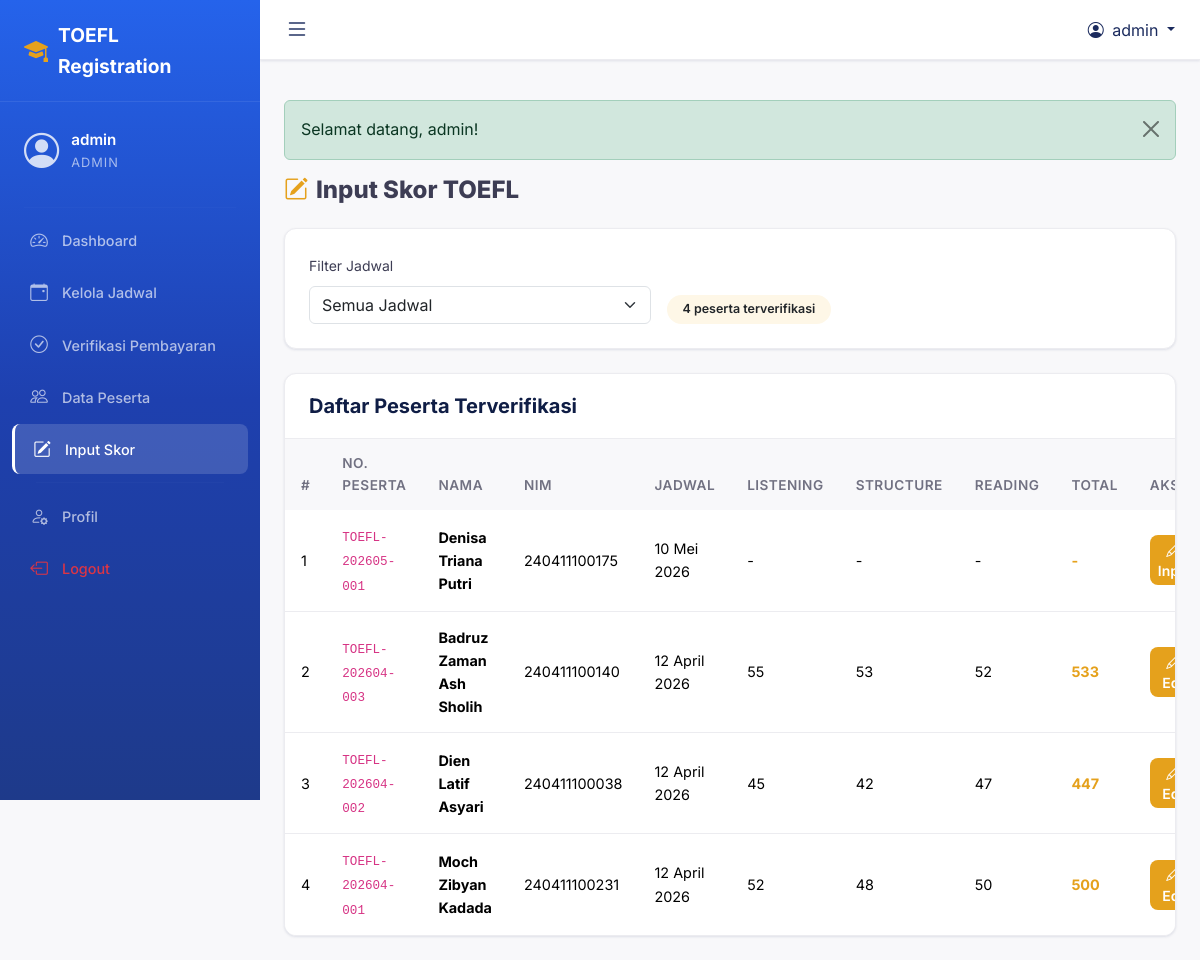
Screenshot of /backend/admin/input-skor.php (signed in) with the database file from the repository.
### tables this page shows
CREATE TABLE pendaftaran (
    id INT AUTO_INCREMENT PRIMARY KEY,
    user_id INT NOT NULL,
    jadwal_id INT NOT NULL,
    nomor_peserta VARCHAR(50) DEFAULT NULL UNIQUE,
    status ENUM('pending', 'verified', 'rejected', 'completed') NOT NULL DEFAULT 'pending',
    catatan_admin TEXT DEFAULT NULL,
    created_at TIMESTAMP DEFAULT CURRENT_TIMESTAMP,
    updated_at TIMESTAMP DEFAULT CURRENT_TIMESTAMP ON UPDATE CURRENT_TIMESTAMP,
    FOREIGN KEY (user_id) REFERENCES users(id) ON DELETE CASCADE,
    FOREIGN KEY (jadwal_id) REFERENCES jadwal_tes(id) ON DELETE CASCADE
);

CREATE TABLE users (
    id INT AUTO_INCREMENT PRIMARY KEY,
    username VARCHAR(50) NOT NULL,
    email VARCHAR(100) NOT NULL UNIQUE,
    password VARCHAR(255) NOT NULL,
    nama_lengkap VARCHAR(100) DEFAULT NULL,
    nim VARCHAR(20) DEFAULT NULL UNIQUE,
    prodi VARCHAR(100) DEFAULT NULL,
    no_hp VARCHAR(20) DEFAULT NULL,
    role ENUM('mahasiswa', 'admin') NOT NULL DEFAULT 'mahasiswa',
    reset_token VARCHAR(255) DEFAULT NULL,
    reset_token_expiry DATETIME DEFAULT NULL,
    created_at TIMESTAMP DEFAULT CURRENT_TIMESTAMP,
    updated_at TIMESTAMP DEFAULT CURRENT_TIMESTAMP ON UPDATE CURRENT_TIMESTAMP
);

CREATE TABLE jadwal_tes (
    id INT AUTO_INCREMENT PRIMARY KEY,
    tanggal DATE NOT NULL,
    waktu_mulai TIME NOT NULL,
    waktu_selesai TIME NOT NULL,
    lokasi VARCHAR(200) NOT NULL,
    kuota INT NOT NULL DEFAULT 30,
    biaya DECIMAL(10,2) NOT NULL DEFAULT 0.00,
    deskripsi TEXT DEFAULT NULL,
    status ENUM('aktif', 'nonaktif', 'selesai') NOT NULL DEFAULT 'aktif',
    created_at TIMESTAMP DEFAULT CURRENT_TIMESTAMP,
    updated_at TIMESTAMP DEFAULT CURRENT_TIMESTAMP ON UPDATE CURRENT_TIMESTAMP
);

CREATE TABLE hasil_tes (
    id INT AUTO_INCREMENT PRIMARY KEY,
    pendaftaran_id INT NOT NULL,
    skor_listening INT DEFAULT 0,
    skor_structure INT DEFAULT 0,
    skor_reading INT DEFAULT 0,
    total_skor INT DEFAULT 0,
    tgl_input TIMESTAMP DEFAULT CURRENT_TIMESTAMP,
    FOREIGN KEY (pendaftaran_id) REFERENCES pendaftaran(id) ON DELETE CASCADE
);

### backend/includes/functions.php (called while the page is built, shortened)
<?php
function e($string) {
    return htmlspecialchars($string ?? '', ENT_QUOTES, 'UTF-8');
}
function formatTanggal($date) {
    $bulan = [
        1 => 'Januari', 2 => 'Februari', 3 => 'Maret', 4 => 'April',
        5 => 'Mei', 6 => 'Juni', 7 => 'Juli', 8 => 'Agustus',
        9 => 'September', 10 => 'Oktober', 11 => 'November', 12 => 'Desember'
    ];
    $timestamp = strtotime($date);
    $d = date('j', $timestamp);
    $m = (int)date('n', $timestamp);
    $y = date('Y', $timestamp);
    return "$d {$bulan[$m]} $y";
}

### backend/admin/input-skor.php (the view, shortened to what this page needs)
<?php
require_once __DIR__ . '/../includes/functions.php';
$db = getDB();
$sql = "
    SELECT p.*, u.nama_lengkap, u.nim, u.username, j.tanggal, j.lokasi,
           h.total_skor, h.skor_listening, h.skor_structure, h.skor_reading
    FROM pendaftaran p
    JOIN users u ON p.user_id = u.id
    JOIN jadwal_tes j ON p.jadwal_id = j.id
    LEFT JOIN hasil_tes h ON p.id = h.pendaftaran_id
    WHERE p.status IN ('verified', 'completed')
";
$params = [];
$sql .= " ORDER BY j.tanggal DESC, u.nama_lengkap ASC";
$stmt = $db->prepare($sql);
$stmt->execute($params);
$pesertaList = $stmt->fetchAll();
require_once __DIR__ . '/../../frontend/templates/header.php';
?>
<h4 class="fw-800 mb-4">
    <i class="bi bi-pencil-square me-2 text-accent"></i>Input Skor TOEFL
</h4>
<div class="content-card mb-4">
    <div class="card-body">
        <form method="GET" class="row g-3 align-items-end">
            <div class="col-md-5">
                <label class="form-label fw-600 small">Filter Jadwal</label>
                <select class="form-select" name="jadwal" onchange="this.form.submit()">
                    <option value="0">Semua Jadwal</option>
                </select>
            </div>
            <div class="col-md-3">
                <span class="badge bg-accent-light text-dark py-2 px-3">
                    <?= count($pesertaList) ?> peserta terverifikasi
                </span>
            </div>
        </form>
    </div>
</div>
<div class="content-card">
    <div class="card-header-custom">
        <h5>Daftar Peserta Terverifikasi</h5>
    </div>
    <div class="card-body p-0">
        <div class="table-responsive">
            <table class="table table-custom">
                <thead>
                    <tr>
                        <th>#</th>
                        <th>No. Peserta</th>
                        <th>Nama</th>
                        <th>NIM</th>
                        <th>Jadwal</th>
                        <th>Listening</th>
                        <th>Structure</th>
                        <th>Reading</th>
                        <th>Total</th>
                        <th>Aksi</th>
                    </tr>
                </thead>
                <tbody>
                    <?php if (empty($pesertaList)): ?>
                    <tr><td colspan="10" class="text-center py-4 text-muted">Tidak ada peserta terverifikasi.</td></tr>
                    <?php else: ?>
                    <?php foreach ($pesertaList as $i => $p): ?>
                    <tr>
                        <td><?= $i + 1 ?></td>
                        <td><code><?= e($p['nomor_peserta'] ?? '-') ?></code></td>
                        <td><strong><?= e($p['nama_lengkap'] ?? $p['username']) ?></strong></td>
                        <td><?= e($p['nim'] ?? '-') ?></td>
                        <td class="small"><?= formatTanggal($p['tanggal']) ?></td>
                        <td><?= $p['skor_listening'] ?? '-' ?></td>
                        <td><?= $p['skor_structure'] ?? '-' ?></td>
                        <td><?= $p['skor_reading'] ?? '-' ?></td>
                        <td><strong class="text-accent"><?= $p['total_skor'] ?? '-' ?></strong></td>
                        <td>
                            <a href="<?= BASE_URL ?>/backend/admin/input-skor.php?pendaftaran_id=<?= $p['id'] ?>" class="btn btn-accent btn-sm">
                                <i class="bi bi-pencil me-1"></i> <?= $p['total_skor'] ? 'Edit' : 'Input' ?>
                            </a>
                        </td>
                    </tr>
                    <?php endforeach; ?>
                    <?php endif; ?>
                </tbody>
            </table>
        </div>
    </div>
</div>
<?php require_once __DIR__ . '/../../frontend/templates/footer.php'; ?>

### frontend/assets/css/style.css (style rules this page uses)
:root { --primary: #1B2B5E; --primary-dark: #0F1D45; --primary-light: #1D4ED8; --primary-lighter: #3B82F6; --accent: #E5A11C; --accent-hover: #D4920F; --accent-light: #FEF7E7; --accent-gold: #E5A11C; --accent-gold-light: #FEF3C7; --secondary: #1D4ED8; --secondary-light: #EFF6FF; --success: #22C55E; --success-light: #F0FDF4; --warning: #F59E0B; --warning-light: #FFFBEB; --danger: #D4183D; --danger-light: #FEF2F2; --info: #3B82F6; --info-light: #EFF6FF; --dark: #1B2B5E; --gray-900: #1A1A2E; --gray-700: #3D3D54; --gray-600: #505068; --gray-500: #717182; --gray-400: #9E9EB0; --gray-300: #CBCED4; --gray-200: #ECECF0; --gray-100: #F3F3F5; --light: #F8F8FA; --white: #FFFFFF; --input-background: #F3F3F5; --switch-background: #CBCED4; --border-color: rgba(0, 0, 0, 0.1); --sidebar-width: 260px; --topbar-height: 60px; --navbar-height: 72px; --shadow-xs: 0 1px 2px rgba(27, 43, 94, 0.04); --shadow-sm: 0 1px 3px rgba(27, 43, 94, 0.08), 0 1px 2px rgba(27, 43, 94, 0.04); --shadow-md: 0 4px 6px -1px rgba(27, 43, 94, 0.08), 0 2px 4px -1px rgba(27, 43, 94, 0.04); --shadow-lg: 0 10px 15px -3px rgba(27, 43, 94, 0.08), 0 4px 6px -2px rgba(27, 43, 94, 0.04); --shadow-xl: 0 20px 25px -5px rgba(27, 43, 94, 0.1), 0 10px 10px -5px rgba(27, 43, 94, 0.04); --shadow-2xl: 0 25px 50px -12px rgba(27, 43, 94, 0.2); --shadow-accent: 0 8px 24px rgba(229, 161, 28, 0.35); --radius-sm: 8px; --radius-md: 12px; --radius-lg: 16px; --radius-xl: 20px; --radius-2xl: 24px; --radius-full: 9999px; --transition: all 0.3s cubic-bezier(0.4, 0, 0.2, 1); --transition-fast: all 0.15s cubic-bezier(0.4, 0, 0.2, 1); --transition-slow: all 0.5s cubic-bezier(0.4, 0, 0.2, 1); }
*, *::before, *::after { margin: 0; padding: 0; box-sizing: border-box; }
html { scroll-behavior: smooth; scroll-padding-top: var(--navbar-height); }
body { font-family: 'Inter', -apple-system, BlinkMacSystemFont, 'Segoe UI', sans-serif; background: var(--light); color: var(--gray-700); line-height: 1.6; overflow-x: hidden; -webkit-font-smoothing: antialiased; -moz-osx-font-smoothing: grayscale; }
a { color: var(--primary-light); text-decoration: none; transition: var(--transition); }
.btn-accent { background: var(--accent) !important; color: var(--white) !important; border: none !important; font-weight: 600; border-radius: var(--radius-sm); transition: var(--transition); }
.content-card { background: var(--white); border-radius: var(--radius-md); box-shadow: var(--shadow-sm); border: 1px solid var(--gray-200); overflow: hidden; }
.content-card .card-header-custom { padding: 20px 24px; border-bottom: 1px solid var(--gray-200); display: flex; align-items: center; justify-content: space-between; }
.content-card .card-header-custom h5 { font-weight: 700; color: var(--primary-dark); margin: 0; }
.content-card .card-body { padding: 24px; }
.table-custom { margin: 0; }
.table-custom thead th { background: var(--light); font-weight: 600; font-size: 0.85rem; text-transform: uppercase; letter-spacing: 0.5px; color: var(--gray-500); padding: 14px 16px; border: none; }
.table-custom tbody td { padding: 14px 16px; vertical-align: middle; border-bottom: 1px solid var(--gray-200); font-size: 0.9rem; }
.table-custom tbody tr:last-child td { border-bottom: none; }
.badge { font-weight: 600; padding: 6px 12px; border-radius: 20px; font-size: 0.78rem; }
.text-accent { color: var(--accent) !important; }
.bg-accent-light { background: var(--accent-light) !important; }
.fw-800 { font-weight: 800; }

### rows the page displays
pendaftaran: nomor_peserta "TOEFL-202605-001", user.nama_lengkap "Denisa Triana Putri", user.nim "240411100175", jadwal.tanggal "10 Mei 2026", skor_listening "-", skor_structure "-", skor_reading "-", total_skor "-", shows "Input"
pendaftaran: nomor_peserta "TOEFL-202604-003", user.nama_lengkap "Badruz Zaman Ash Sholih", user.nim "240411100140", jadwal.tanggal "12 April 2026", hasil_tes.skor_listening "55", hasil_tes.skor_structure "53", hasil_tes.skor_reading "52", hasil_tes.total_skor "533", shows "Edit"
pendaftaran: nomor_peserta "TOEFL-202604-002", user.nama_lengkap "Dien Latif Asyari", user.nim "240411100038", jadwal.tanggal "12 April 2026", hasil_tes.skor_listening "45", hasil_tes.skor_structure "42", hasil_tes.skor_reading "47", hasil_tes.total_skor "447", shows "Edit"
pendaftaran: nomor_peserta "TOEFL-202604-001", user.nama_lengkap "Moch Zibyan Kadada", user.nim "240411100231", jadwal.tanggal "12 April 2026", hasil_tes.skor_listening "52", hasil_tes.skor_structure "48", hasil_tes.skor_reading "50", hasil_tes.total_skor "500", shows "Edit"

### other values shown
APP_NAME "TOEFL Registration"
$_SESSION['username'] "admin"
$_SESSION['role'] "ADMIN"
$flash['message'] "Selamat datang, admin!"
count($pesertaList) "4"
